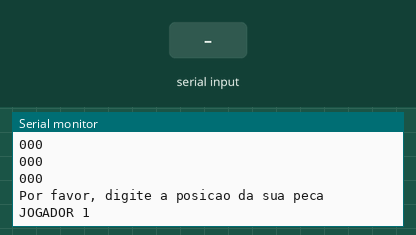
Recording of a sketch running on a simulated Arduino Uno, built with avr-gcc and run on an emulated ATmega328P. Parts: the last lines printed to the serial monitor. The inputs (shaded band) are chosen by the test bench.

Above: at 1.2 s.
1.3 s: "0\n" received over Serial
2.8 s: "200\n" received over Serial
At 3.2 s:
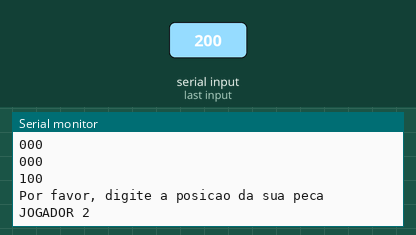
4.3 s: "200\n" received over Serial
At 4.39 s:
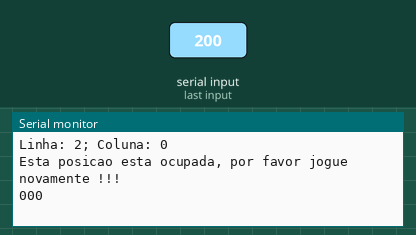

Measured:
- after the input at 2.8 s, the serial monitor: prints a new line at once (image 1)
- after the input at 4.3 s, the serial monitor: prints a new line at once (image 2)

The sketch:

JogoDaVelha.ino
```cpp
//declaração das Variáveis
bool validaPosicao(String entrada);
int velha;
int linha;                //variável das linhas
int coluna;               //variável das colunas
bool haVencedor = false;  //booleano
int tabuleiro[9];         //declaração do tabuleiro de matriz 3x3

void Limpartabuleiro() {
  for (int index = 0; index <= 8; index++) {
    tabuleiro[index] = 0;
  }
}

void setup() {
  Serial.begin(9600);
  // Limpar/zerar o tabuleiro

  Limpartabuleiro();
}

void loop() {


  // Iniciar o jogo, definir quem joga primeiro
  int jogadorDaVez = 1;

  // Anotar/Registrar a jogada, do primeiro jogador
  velha = 1;
  do {
    //escrita do tabuleiro
    Serial.print(tabuleiro[0]);
    Serial.print(tabuleiro[1]);
    Serial.println(tabuleiro[2]);
    Serial.print(tabuleiro[3]);
    Serial.print(tabuleiro[4]);
    Serial.println(tabuleiro[5]);
    Serial.print(tabuleiro[6]);
    Serial.print(tabuleiro[7]);
    Serial.println(tabuleiro[8]);

    String jogada = "";
    Serial.print("Por favor, digite a posicao da sua peca JOGADOR ");
    Serial.println(jogadorDaVez);
    while (Serial.available() == 0) {
      // Aguarda a entrada de informações
    }
    jogada = Serial.readStringUntil('\n');
    if (validaPosicao(jogada)) {

      // a jogada é convertida de texto, em dois inteiros linha e coluna.
      //este funcionará como o parseInt que é utilizado no arduino,Procura o próximo inteiro válido no buffer de recebimento serial
      linha = jogada.substring(0, 1).toInt();
      coluna = jogada.substring(2, 3).toInt();
      Serial.print("Linha: ");
      Serial.print(linha);
      Serial.print("; Coluna: ");
      Serial.println(coluna);

      // este verificará se a posição da sua 'jogada' é valida ou não
      if (tabuleiro[3 * linha + coluna] == 0) {
        tabuleiro[3 * linha + coluna] = jogadorDaVez;
        if (tabuleiro[0] == jogadorDaVez && tabuleiro[1] == jogadorDaVez && tabuleiro[2] == jogadorDaVez || tabuleiro[3] == jogadorDaVez && tabuleiro[4] == jogadorDaVez && tabuleiro[5] == jogadorDaVez || tabuleiro[6] == jogadorDaVez && tabuleiro[7] == jogadorDaVez && tabuleiro[8] == jogadorDaVez) {
          haVencedor = true;
        } else {

          // Verificar a jogada vencedora nas colunas.
          if (tabuleiro[0] == jogadorDaVez && tabuleiro[3] == jogadorDaVez && tabuleiro[6] == jogadorDaVez || tabuleiro[1] == jogadorDaVez && tabuleiro[4] == jogadorDaVez && tabuleiro[7] == jogadorDaVez || tabuleiro[2] == jogadorDaVez && tabuleiro[5] == jogadorDaVez && tabuleiro[8] == jogadorDaVez) {
            haVencedor = true;
          } else {

            // Verificar a jogada vencedora nas diagonais.
            if (tabuleiro[0] == jogadorDaVez && tabuleiro[4] == jogadorDaVez && tabuleiro[8] == jogadorDaVez || tabuleiro[2] == jogadorDaVez && tabuleiro[4] == jogadorDaVez && tabuleiro[6] == jogadorDaVez) {
              haVencedor = true;
            } else {

              // Trocar o jogador
              jogadorDaVez = (jogadorDaVez == 1) ? 2 : 1;
            }
          }
        }
        velha++;
      } else {
        Serial.println("Esta posicao esta ocupada, por favor jogue novamente !!!");

        // Informar ao Jogador 1 que a posição está preenchida, é inválida e ele precisa informar um posição válida.
      }
    } else {
      Serial.println("Esta jogada e invalida, favor jogar novamente!");
    }

    // Verificar a jogada vencedora nas linhas.
  } while (!haVencedor && velha <= 9);

  // Verificar o tabuleiro, se houve ganhador ou empate, finalizar o jogo.
  if (haVencedor) {
    Serial.print("Parabens voce ganhou, Jogador ");
    Serial.println(jogadorDaVez);
  } else {
    Serial.println("Deu VELHA!");
  }
  Limpartabuleiro();

}
bool validaPosicao(String entrada) {
  bool entradaValida = false;
  if (entrada.length() == 3) {
    if (entrada.charAt(0) == '0' || entrada.charAt(0) == '1' || entrada.charAt(0) == '2') {
      if (entrada.charAt(2) == '0' || entrada.charAt(2) == '1' || entrada.charAt(2) == '2') {
        entradaValida = true;
      }
    }
  }
  return entradaValida;
}
```
